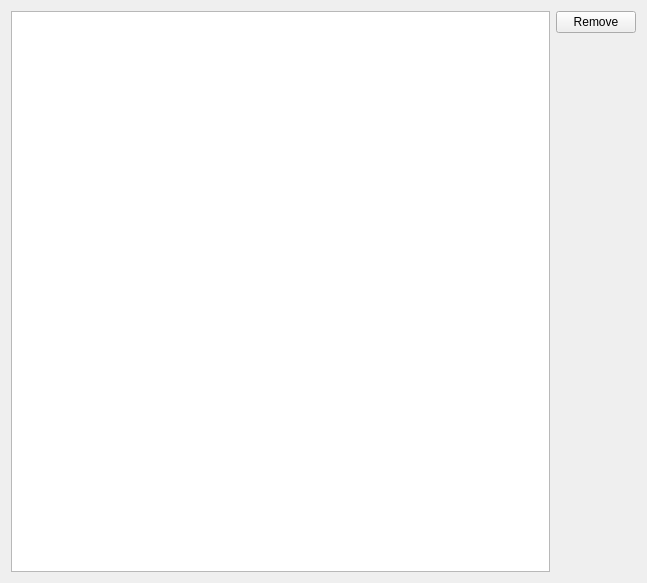
<?xml version="1.0" encoding="UTF-8"?>
<ui version="4.0">
 <class>KPayeeIdentifierView</class>
 <widget class="QWidget" name="KPayeeIdentifierView">
  <property name="geometry">
   <rect>
    <x>0</x>
    <y>0</y>
    <width>647</width>
    <height>583</height>
   </rect>
  </property>
  <layout class="QHBoxLayout" name="horizontalLayout">
   <item>
    <widget class="QListView" name="view">
     <property name="selectionMode">
      <enum>QAbstractItemView::ExtendedSelection</enum>
     </property>
     <property name="selectionBehavior">
      <enum>QAbstractItemView::SelectRows</enum>
     </property>
     <property name="uniformItemSizes">
      <bool>false</bool>
     </property>
     <property name="selectionRectVisible">
      <bool>true</bool>
     </property>
    </widget>
   </item>
   <item>
    <layout class="QVBoxLayout" name="verticalLayout">
     <item>
      <widget class="QPushButton" name="buttonRemove">
       <property name="text">
        <string>Remove</string>
       </property>
      </widget>
     </item>
     <item>
      <spacer name="verticalSpacer">
       <property name="orientation">
        <enum>Qt::Vertical</enum>
       </property>
       <property name="sizeHint" stdset="0">
        <size>
         <width>20</width>
         <height>40</height>
        </size>
       </property>
      </spacer>
     </item>
    </layout>
   </item>
  </layout>
 </widget>
 <resources/>
 <connections>
  <connection>
   <sender>buttonRemove</sender>
   <signal>clicked()</signal>
   <receiver>KPayeeIdentifierView</receiver>
   <slot>removeSelected()</slot>
   <hints>
    <hint type="sourcelabel">
     <x>568</x>
     <y>47</y>
    </hint>
    <hint type="destinationlabel">
     <x>400</x>
     <y>102</y>
    </hint>
   </hints>
  </connection>
 </connections>
 <slots>
  <slot>addEntry()</slot>
  <slot>removeSelected()</slot>
 </slots>
</ui>
